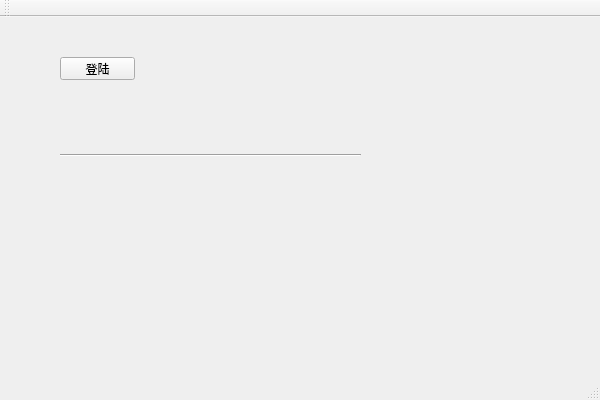
<?xml version="1.0" encoding="UTF-8"?>
<ui version="4.0">
 <class>test7_1Class</class>
 <widget class="QMainWindow" name="test7_1Class">
  <property name="geometry">
   <rect>
    <x>0</x>
    <y>0</y>
    <width>600</width>
    <height>400</height>
   </rect>
  </property>
  <property name="windowTitle">
   <string>test7_1</string>
  </property>
  <widget class="QWidget" name="centralWidget">
   <widget class="QPushButton" name="btnok">
    <property name="geometry">
     <rect>
      <x>60</x>
      <y>40</y>
      <width>75</width>
      <height>23</height>
     </rect>
    </property>
    <property name="text">
     <string>登陆</string>
    </property>
   </widget>
   <widget class="Line" name="line">
    <property name="geometry">
     <rect>
      <x>60</x>
      <y>130</y>
      <width>301</width>
      <height>16</height>
     </rect>
    </property>
    <property name="orientation">
     <enum>Qt::Horizontal</enum>
    </property>
   </widget>
  </widget>
  <widget class="QMenuBar" name="menuBar">
   <property name="geometry">
    <rect>
     <x>0</x>
     <y>0</y>
     <width>600</width>
     <height>23</height>
    </rect>
   </property>
  </widget>
  <widget class="QToolBar" name="mainToolBar">
   <attribute name="toolBarArea">
    <enum>TopToolBarArea</enum>
   </attribute>
   <attribute name="toolBarBreak">
    <bool>false</bool>
   </attribute>
  </widget>
  <widget class="QStatusBar" name="statusBar"/>
 </widget>
 <layoutdefault spacing="6" margin="11"/>
 <resources>
  <include location="test7_1.qrc"/>
 </resources>
 <connections/>
</ui>
